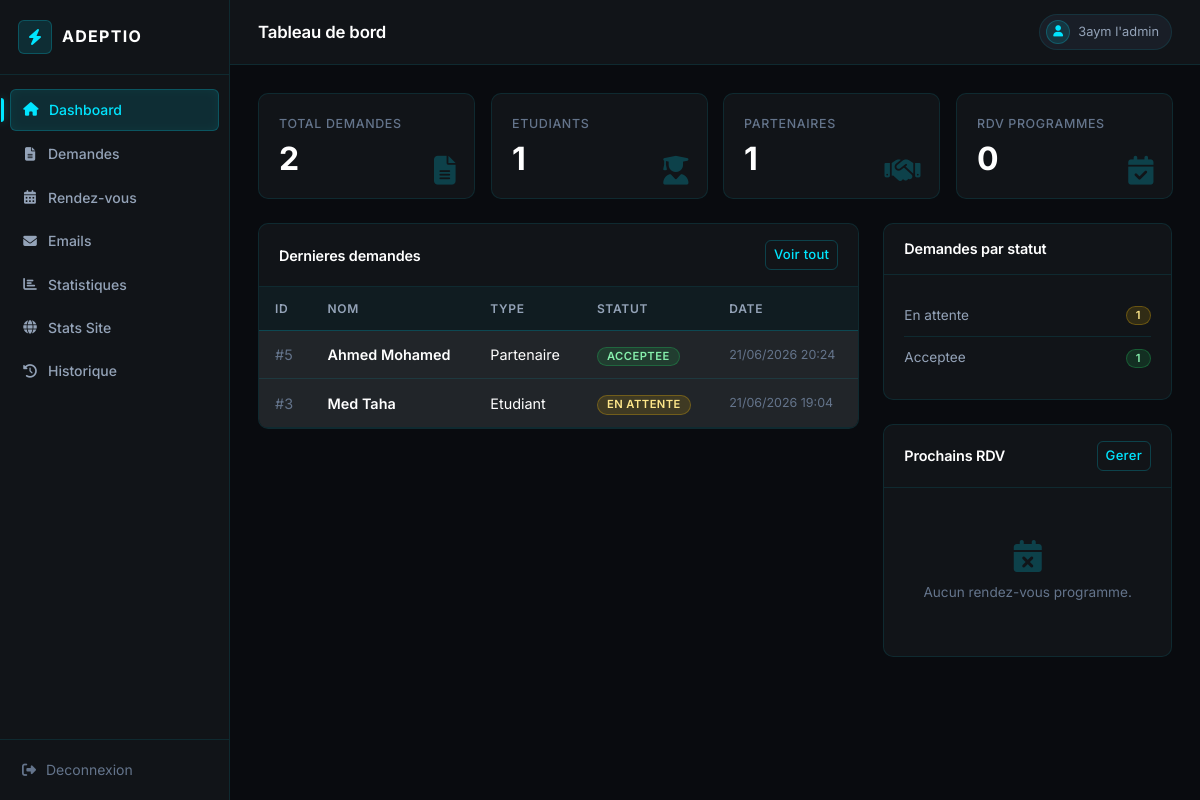
The page /admin/dashboard.php (signed in) on the database its author committed.
### tables this page shows
CREATE TABLE `demandes` (
  `id_demande` int(11) NOT NULL,
  `type_demande` enum('etudiant','partenaire') DEFAULT NULL,
  `nom` varchar(100) DEFAULT NULL,
  `email` varchar(100) DEFAULT NULL,
  `telephone` varchar(20) DEFAULT NULL,
  `sujet` varchar(255) DEFAULT NULL,
  `message` text DEFAULT NULL,
  `statut` enum('en_attente','acceptee','rejetee') DEFAULT 'en_attente',
  `date_demande` timestamp NULL DEFAULT current_timestamp()
);

### admin/_bootstrap.php (called while the page is built, shortened)
<?php
function e(?string $value): string
{
    return htmlspecialchars((string) $value, ENT_QUOTES, 'UTF-8');
}
function current_admin(PDO $pdo): ?array
{
    $stmt = $pdo->prepare('SELECT id_admin, nom, email FROM admins WHERE id_admin = ?');
    $stmt->execute([$_SESSION['admin']]);
    return $stmt->fetch(PDO::FETCH_ASSOC) ?: null;
}
function demande_status_label(?string $status): string
{
    return [
        'en_attente' => 'En attente',
        'acceptee' => 'Acceptee',
        'rejetee' => 'Rejetee',
    ][$status] ?? 'Inconnu';
}
function demande_status_class(?string $status): string
{
    return [
        'en_attente' => 'warning',
        'acceptee' => 'success',
        'rejetee' => 'danger',
    ][$status] ?? 'secondary';
}
function format_datetime(?string $value): string
{
    return date('d/m/Y H:i', strtotime($value));
}

### admin/dashboard.php (the view, shortened to what this page needs)
<?php
require_once __DIR__ . '/_bootstrap.php';
require_once __DIR__ . '/_layout.php';
$stats = [
    'total_demandes' => (int) $pdo->query('SELECT COUNT(*) FROM demandes')->fetchColumn(),
    'etudiants'      => (int) $pdo->query("SELECT COUNT(*) FROM demandes WHERE type_demande = 'etudiant'")->fetchColumn(),
    'partenaires'    => (int) $pdo->query("SELECT COUNT(*) FROM demandes WHERE type_demande = 'partenaire'")->fetchColumn(),
    'rdv_programmes' => (int) $pdo->query("SELECT COUNT(*) FROM rendez_vous WHERE statut = 'programme'")->fetchColumn(),
];
$statusCounts = $pdo->query("
    SELECT statut, COUNT(*) AS total
    FROM demandes
    GROUP BY statut
")->fetchAll();
$latestDemandes = $pdo->query("
    SELECT id_demande, nom, type_demande, statut, date_demande
    FROM demandes
    ORDER BY date_demande DESC
    LIMIT 8
")->fetchAll();
$upcomingRdv = $pdo->query("
    SELECT r.id_rdv, r.date_rdv, r.heure_rdv, r.statut, d.nom
    FROM rendez_vous r
    LEFT JOIN demandes d ON d.id_demande = r.id_demande
    WHERE r.statut = 'programme'
    ORDER BY r.date_rdv ASC, r.heure_rdv ASC
    LIMIT 5
")->fetchAll();
render_admin_header($pdo, 'Tableau de bord', 'dashboard');
?>
<div class="row g-3 mb-4">
    <div class="col-sm-6 col-xl-3">
        <div class="card-stat">
            <div class="stat-label">Total demandes</div>
            <div class="stat-value"><?= $stats['total_demandes'] ?></div>
            <i class="fas fa-file-alt stat-icon"></i>
        </div>
    </div>
    <div class="col-sm-6 col-xl-3">
        <div class="card-stat">
            <div class="stat-label">Etudiants</div>
            <div class="stat-value"><?= $stats['etudiants'] ?></div>
            <i class="fas fa-user-graduate stat-icon"></i>
        </div>
    </div>
    <div class="col-sm-6 col-xl-3">
        <div class="card-stat">
            <div class="stat-label">Partenaires</div>
            <div class="stat-value"><?= $stats['partenaires'] ?></div>
            <i class="fas fa-handshake stat-icon"></i>
        </div>
    </div>
    <div class="col-sm-6 col-xl-3">
        <div class="card-stat">
            <div class="stat-label">RDV programmes</div>
            <div class="stat-value"><?= $stats['rdv_programmes'] ?></div>
            <i class="fas fa-calendar-check stat-icon"></i>
        </div>
    </div>
</div>
<div class="row g-4">
    <section class="col-xl-8">
        <div class="panel">
            <div class="panel-header">
                <h2>Dernieres demandes</h2>
                <a class="btn btn-sm btn-outline-primary" href="demandes.php">Voir tout</a>
            </div>
            <div class="table-responsive">
                <table class="table mb-0">
                    <thead>
                        <tr>
                            <th>ID</th>
                            <th>Nom</th>
                            <th>Type</th>
                            <th>Statut</th>
                            <th>Date</th>
                        </tr>
                    </thead>
                    <tbody>
                    <?php foreach ($latestDemandes as $d): ?>
                        <tr>
                            <td><span style="color:var(--muted)">#<?= (int) $d['id_demande'] ?></span></td>
                            <td class="fw-semibold"><?= e($d['nom']) ?></td>
                            <td><?= e(ucfirst($d['type_demande'])) ?></td>
                            <td>
                                <span class="badge text-bg-<?= e(demande_status_class($d['statut'])) ?>">
                                    <?= e(demande_status_label($d['statut'])) ?>
                                </span>
                            </td>
                            <td class="text-muted small"><?= e(format_datetime($d['date_demande'])) ?></td>
                        </tr>
                    <?php endforeach; ?>
                    </tbody>
                </table>
            </div>
        </div>
    </section>
    <aside class="col-xl-4">
        <div class="panel mb-4">
            <div class="panel-header"><h2>Demandes par statut</h2></div>
            <div class="panel-body">
                <?php foreach ($statusCounts as $row): ?>
                    <div class="status-row">
                        <span class="status-name"><?= e(demande_status_label($row['statut'])) ?></span>
                        <span class="badge text-bg-<?= e(demande_status_class($row['statut'])) ?>"><?= (int) $row['total'] ?></span>
                    </div>
                <?php endforeach; ?>
            </div>
        </div>
        <div class="panel">
            <div class="panel-header">
                <h2>Prochains RDV</h2>
                <a class="btn btn-sm btn-outline-primary" href="rendez_vous.php">Gerer</a>
            </div>
            <div class="panel-body">
                <?php if (!$upcomingRdv): ?>
                    <div class="empty-state"><i class="fas fa-calendar-times"></i>Aucun rendez-vous programme.</div>
                <?php endif; ?>
            </div>
        </div>
    </aside>
</div>
<?php render_admin_footer(); ?>

### admin/_layout.php (shortened to what this page needs)
<?php
function render_admin_header(PDO $pdo, string $title, string $active): void
{
    $admin = current_admin($pdo);
    $links = [
        'dashboard'   => ['Dashboard',        'dashboard.php',    'fa-home'],
        'demandes'    => ['Demandes',          'demandes.php',     'fa-file-alt'],
        'rendez_vous' => ['Rendez-vous',       'rendez_vous.php',  'fa-calendar-alt'],
        'emails'      => ['Emails',            'emails.php',       'fa-envelope'],
        'statistiques' => ['Statistiques',      'statistiques.php',  'fa-chart-bar'],
        'stats'        => ['Stats Site',         'stats.php',         'fa-globe'],
        'historique'   => ['Historique',        'historique.php',    'fa-history'],
    ];
    ?>
<!DOCTYPE html>
<html lang="fr" data-bs-theme="dark">
<head>
    <link href="https://cdn.jsdelivr.net/npm/bootstrap@5.3.3/dist/css/bootstrap.min.css" rel="stylesheet">
    <link href="https://cdnjs.cloudflare.com/ajax/libs/font-awesome/6.5.1/css/all.min.css" rel="stylesheet">
    <link href="assets/style.css" rel="stylesheet">
</head>
<body>
<div class="admin-shell">
    <aside class="sidebar">
        <div class="sidebar-brand">
            <div class="sidebar-brand-icon"><i class="fas fa-bolt"></i></div>
            <span class="sidebar-brand-name">Adeptio</span>
        </div>
        <nav class="sidebar-nav">
            <?php foreach ($links as $key => [$label, $href, $icon]): ?>
                <a href="<?= e($href) ?>" class="<?= $active === $key ? 'active' : '' ?>">
                    <i class="fas <?= e($icon) ?> nav-icon"></i>
                    <span><?= e($label) ?></span>
                </a>
            <?php endforeach; ?>
        </nav>
        <div class="sidebar-footer">
            <a href="auth/logout.php">
                <i class="fas fa-sign-out-alt nav-icon"></i>
                <span>Deconnexion</span>
            </a>
        </div>
    </aside>
    <div class="main-content">
        <header class="topbar">
            <h1 class="topbar-title"><?= e($title) ?></h1>
            <div class="topbar-user">
                <div class="topbar-avatar"><i class="fas fa-user"></i></div>
                <span class="topbar-user-name"><?= e($admin['nom'] ?? 'Admin') ?></span>
            </div>
        </header>
        <div class="page-body">
    <?php
}
function render_admin_footer(): void
{
    ?>
        </div>
    </div>
</div>
</body>
</html>
    <?php
}

### rows shown on the page
demandes: id_demande "5", nom "Ahmed Mohamed", type_demande "Partenaire", statut "ACCEPTEE", date_demande "21/06/2026 20:24"
demandes: id_demande "3", nom "Med Taha", type_demande "Etudiant", statut "EN ATTENTE", date_demande "21/06/2026 19:04"

### other values the page prints
$label "Dashboard"
$label "Demandes"
$label "Rendez-vous"
$label "Emails"
$label "Statistiques"
$label "Stats Site"
$label "Historique"
$title "Tableau de bord"
$admin['nom'] "3aym l'admin"
$stats['total_demandes'] "2"
$stats['etudiants'] "1"
$stats['partenaires'] "1"
$stats['rdv_programmes'] "0"
demande_status_label($row['statut']) "En attente"
$row['total'] "1"
